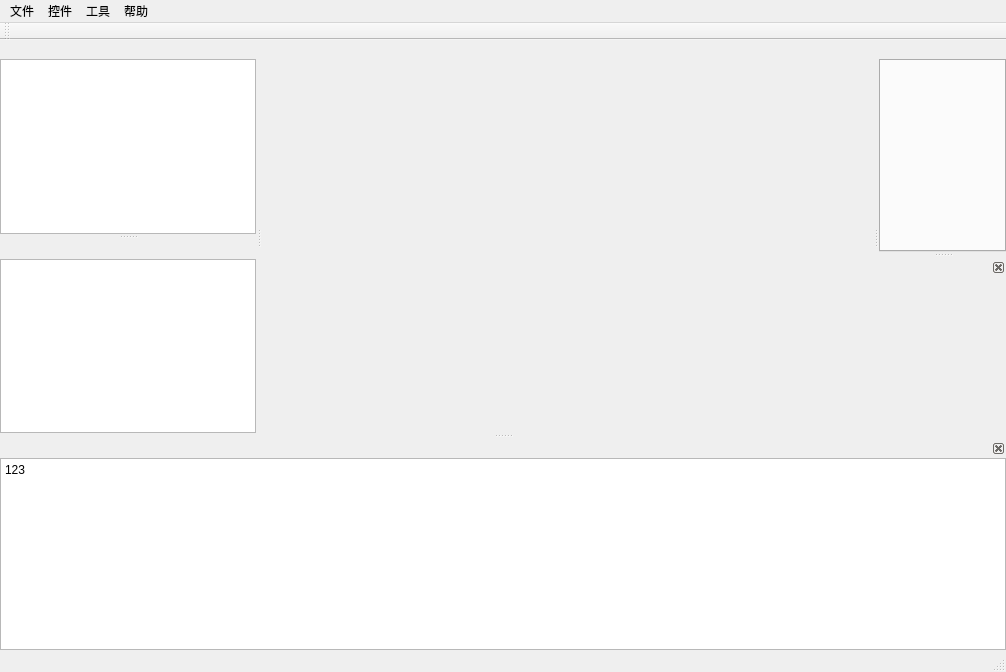
<?xml version="1.0" encoding="UTF-8"?>
<ui version="4.0">
 <class>MainWindow</class>
 <widget class="QMainWindow" name="MainWindow">
  <property name="geometry">
   <rect>
    <x>0</x>
    <y>0</y>
    <width>1006</width>
    <height>672</height>
   </rect>
  </property>
  <property name="windowTitle">
   <string>MainWindow</string>
  </property>
  <property name="animated">
   <bool>true</bool>
  </property>
  <property name="documentMode">
   <bool>false</bool>
  </property>
  <property name="dockNestingEnabled">
   <bool>true</bool>
  </property>
  <property name="dockOptions">
   <set>QMainWindow::AllowNestedDocks|QMainWindow::AllowTabbedDocks|QMainWindow::AnimatedDocks|QMainWindow::ForceTabbedDocks</set>
  </property>
  <property name="unifiedTitleAndToolBarOnMac">
   <bool>false</bool>
  </property>
  <widget class="QWidget" name="centralWidget">
   <layout class="QGridLayout" name="gridLayout_2">
    <property name="leftMargin">
     <number>0</number>
    </property>
    <property name="topMargin">
     <number>0</number>
    </property>
    <property name="rightMargin">
     <number>0</number>
    </property>
    <property name="bottomMargin">
     <number>0</number>
    </property>
   </layout>
  </widget>
  <widget class="QMenuBar" name="menuBar">
   <property name="enabled">
    <bool>true</bool>
   </property>
   <property name="geometry">
    <rect>
     <x>0</x>
     <y>0</y>
     <width>1006</width>
     <height>22</height>
    </rect>
   </property>
   <property name="mouseTracking">
    <bool>true</bool>
   </property>
   <property name="focusPolicy">
    <enum>Qt::StrongFocus</enum>
   </property>
   <property name="acceptDrops">
    <bool>true</bool>
   </property>
   <property name="defaultUp">
    <bool>false</bool>
   </property>
   <property name="nativeMenuBar">
    <bool>true</bool>
   </property>
   <widget class="QMenu" name="menuH">
    <property name="title">
     <string>文件</string>
    </property>
    <addaction name="actionO"/>
    <addaction name="action_4"/>
    <addaction name="actionS"/>
    <addaction name="actionW"/>
   </widget>
   <widget class="QMenu" name="menu_2">
    <property name="title">
     <string>控件</string>
    </property>
    <addaction name="actionM"/>
    <addaction name="action"/>
   </widget>
   <widget class="QMenu" name="menu_3">
    <property name="title">
     <string>帮助</string>
    </property>
    <addaction name="action_3"/>
    <addaction name="action_2"/>
   </widget>
   <widget class="QMenu" name="menu">
    <property name="title">
     <string>工具</string>
    </property>
    <addaction name="actionSet"/>
   </widget>
   <addaction name="menuH"/>
   <addaction name="menu_2"/>
   <addaction name="menu"/>
   <addaction name="menu_3"/>
  </widget>
  <widget class="QToolBar" name="mainToolBar">
   <attribute name="toolBarArea">
    <enum>TopToolBarArea</enum>
   </attribute>
   <attribute name="toolBarBreak">
    <bool>false</bool>
   </attribute>
  </widget>
  <widget class="QStatusBar" name="statusBar"/>
  <widget class="QDockWidget" name="leftDockWidget">
   <property name="features">
    <set>QDockWidget::NoDockWidgetFeatures</set>
   </property>
   <property name="allowedAreas">
    <set>Qt::AllDockWidgetAreas</set>
   </property>
   <attribute name="dockWidgetArea">
    <number>1</number>
   </attribute>
   <widget class="CWidget" name="dockWidgetContents">
    <layout class="QGridLayout" name="gridLayout">
     <property name="leftMargin">
      <number>0</number>
     </property>
     <property name="topMargin">
      <number>0</number>
     </property>
     <property name="rightMargin">
      <number>0</number>
     </property>
     <property name="bottomMargin">
      <number>0</number>
     </property>
     <item row="0" column="0">
      <widget class="QTreeView" name="treeView"/>
     </item>
    </layout>
   </widget>
  </widget>
  <widget class="QDockWidget" name="dockWidget_6">
   <property name="floating">
    <bool>false</bool>
   </property>
   <property name="features">
    <set>QDockWidget::NoDockWidgetFeatures</set>
   </property>
   <attribute name="dockWidgetArea">
    <number>1</number>
   </attribute>
   <widget class="CWidget" name="dockWidgetContents_8">
    <property name="maximumSize">
     <size>
      <width>16777215</width>
      <height>16777215</height>
     </size>
    </property>
    <layout class="QGridLayout" name="gridLayout_3">
     <property name="leftMargin">
      <number>0</number>
     </property>
     <property name="topMargin">
      <number>0</number>
     </property>
     <property name="rightMargin">
      <number>0</number>
     </property>
     <property name="bottomMargin">
      <number>0</number>
     </property>
     <item row="0" column="0">
      <widget class="QListWidget" name="fileListWidget"/>
     </item>
    </layout>
   </widget>
  </widget>
  <widget class="QDockWidget" name="dockWidget">
   <property name="features">
    <set>QDockWidget::DockWidgetClosable</set>
   </property>
   <property name="allowedAreas">
    <set>Qt::BottomDockWidgetArea</set>
   </property>
   <attribute name="dockWidgetArea">
    <number>8</number>
   </attribute>
   <widget class="QWidget" name="dockWidgetContents_2">
    <layout class="QGridLayout" name="gridLayout_5">
     <property name="leftMargin">
      <number>0</number>
     </property>
     <property name="topMargin">
      <number>0</number>
     </property>
     <property name="rightMargin">
      <number>0</number>
     </property>
     <property name="bottomMargin">
      <number>0</number>
     </property>
     <property name="spacing">
      <number>0</number>
     </property>
     <item row="0" column="0">
      <widget class="QTextEdit" name="textEdit">
       <property name="html">
        <string>&lt;!DOCTYPE HTML PUBLIC &quot;-//W3C//DTD HTML 4.0//EN&quot; &quot;http://www.w3.org/TR/REC-html40/strict.dtd&quot;&gt;
&lt;html&gt;&lt;head&gt;&lt;meta name=&quot;qrichtext&quot; content=&quot;1&quot; /&gt;&lt;style type=&quot;text/css&quot;&gt;
p, li { white-space: pre-wrap; }
&lt;/style&gt;&lt;/head&gt;&lt;body style=&quot; font-family:'SimSun'; font-size:9pt; font-weight:400; font-style:normal;&quot;&gt;
&lt;p style=&quot; margin-top:0px; margin-bottom:0px; margin-left:0px; margin-right:0px; -qt-block-indent:0; text-indent:0px;&quot;&gt;123&lt;/p&gt;&lt;/body&gt;&lt;/html&gt;</string>
       </property>
      </widget>
     </item>
    </layout>
   </widget>
  </widget>
  <widget class="QDockWidget" name="dockWidget_2">
   <property name="features">
    <set>QDockWidget::NoDockWidgetFeatures</set>
   </property>
   <attribute name="dockWidgetArea">
    <number>2</number>
   </attribute>
   <widget class="QWidget" name="dockWidgetContents_4">
    <layout class="QGridLayout" name="gridLayout_4">
     <property name="leftMargin">
      <number>0</number>
     </property>
     <property name="topMargin">
      <number>0</number>
     </property>
     <property name="rightMargin">
      <number>0</number>
     </property>
     <property name="bottomMargin">
      <number>0</number>
     </property>
     <property name="spacing">
      <number>0</number>
     </property>
     <item row="0" column="0">
      <widget class="QTabWidget" name="tabWidget">
       <property name="currentIndex">
        <number>-1</number>
       </property>
       <property name="tabsClosable">
        <bool>true</bool>
       </property>
       <property name="movable">
        <bool>true</bool>
       </property>
       <property name="tabBarAutoHide">
        <bool>false</bool>
       </property>
      </widget>
     </item>
    </layout>
   </widget>
  </widget>
  <widget class="QDockWidget" name="dockWidget_3">
   <property name="features">
    <set>QDockWidget::DockWidgetClosable</set>
   </property>
   <property name="allowedAreas">
    <set>Qt::RightDockWidgetArea</set>
   </property>
   <property name="windowTitle">
    <string/>
   </property>
   <attribute name="dockWidgetArea">
    <number>2</number>
   </attribute>
   <widget class="QWidget" name="dockWidgetContents_3"/>
  </widget>
  <action name="actionO">
   <property name="text">
    <string>打开文件(O)</string>
   </property>
   <property name="shortcut">
    <string>Ctrl+O</string>
   </property>
  </action>
  <action name="actionS">
   <property name="text">
    <string>保存(S)</string>
   </property>
   <property name="shortcut">
    <string>Ctrl+S</string>
   </property>
  </action>
  <action name="actionW">
   <property name="text">
    <string>退出(W)</string>
   </property>
   <property name="shortcut">
    <string>Ctrl+W</string>
   </property>
  </action>
  <action name="actionM">
   <property name="checkable">
    <bool>true</bool>
   </property>
   <property name="text">
    <string>输出</string>
   </property>
   <property name="visible">
    <bool>true</bool>
   </property>
  </action>
  <action name="action_4">
   <property name="text">
    <string>打开目录(D)</string>
   </property>
   <property name="shortcut">
    <string>Ctrl+D</string>
   </property>
  </action>
  <action name="actionSet">
   <property name="text">
    <string>设置</string>
   </property>
  </action>
  <action name="action">
   <property name="checkable">
    <bool>true</bool>
   </property>
   <property name="text">
    <string>属性</string>
   </property>
  </action>
  <action name="action_2">
   <property name="text">
    <string>关于</string>
   </property>
  </action>
  <action name="action_3">
   <property name="text">
    <string>说明</string>
   </property>
  </action>
 </widget>
 <layoutdefault spacing="6" margin="11"/>
 <customwidgets>
  <customwidget>
   <class>CWidget</class>
   <extends>QWidget</extends>
   <header location="global">cwidget.h</header>
   <container>1</container>
  </customwidget>
 </customwidgets>
 <resources/>
 <connections/>
</ui>
